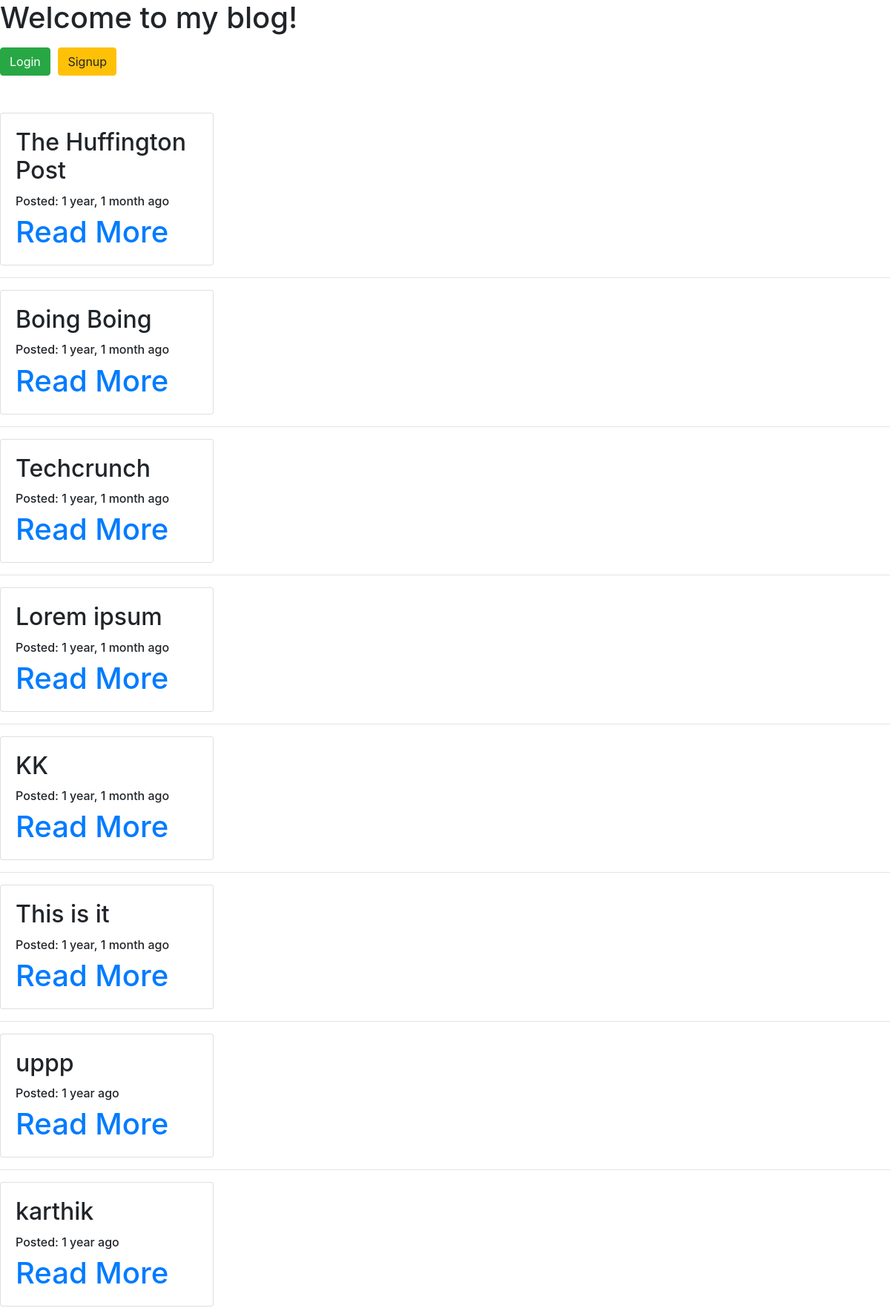
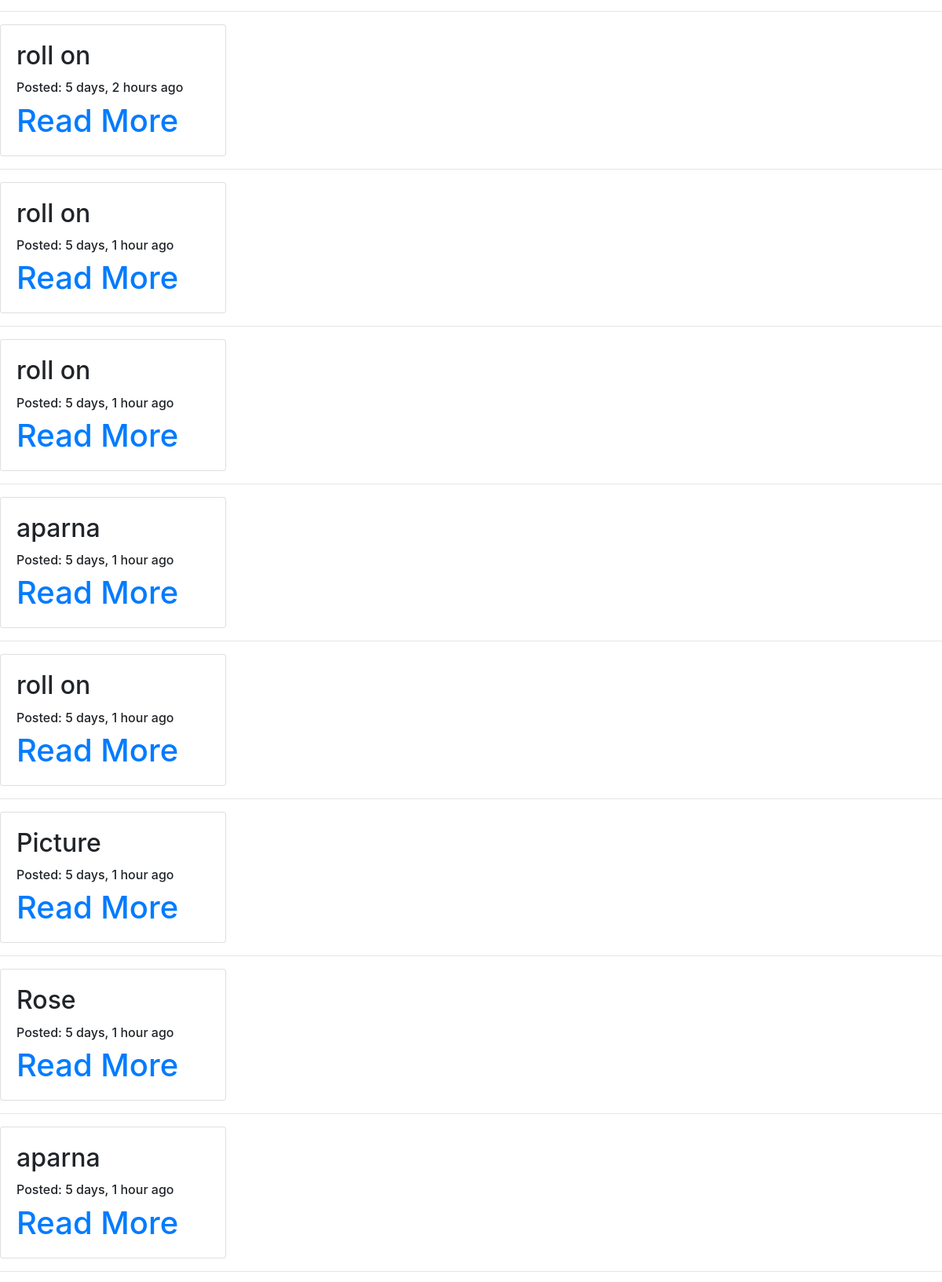
The page / (upper part) on the database its author committed (2 pictures, top to bottom).
### blog/models.py (models this page shows, shortened)
class Post(models.Model):
	title = models.CharField(max_length = 200)
	body = models.TextField()
	timestamp = models.DateTimeField(auto_now_add = True)
	cover = models.ImageField()

### blog/views.py (the view)
# urls.py: 2. Add a URL to urlpatterns:  path('', views.home, name='home')
def home(request):
	all_posts = Post.objects.all()
	return render(request, "home.html",{'all_posts': all_posts})

### blog/templates/home.html (shortened to what this page needs)
<!DOCTYPE html>
{% load static %}
<html>
	<head>
		<link rel="stylesheet" href="https://stackpath.bootstrapcdn.com/bootstrap/4.2.1/css/bootstrap.min.css">
	</head>
	<body>
		<h1>Welcome to my blog!<h1>
			{% if user.is_authenticated %}
				<a class="btn btn-md btn-primary" href="/create/">Create New Post</a>
				<a class="btn btn-md btn-default" href="/logout/">Logout</a>
			{% else %}
				<a class="btn btn-md btn-success" href="/login/">Login</a>
				<a class="btn btn-md btn-warning" href="/signup/">Signup</a>
			{% endif %}
		<br><br>
			{% for Post in all_posts %}
				<div class="card" style="width: 18rem;">
					<div class="card-body">
						<h2 class="card-title">{{Post.title}}</h2>
						<h6>Posted: {{Post.timestamp|timesince}} ago</h6>
						<a href="/post/{{Post.id}}/" class="card-link">Read More</a>
					</div>
				</div>
				<hr>
			{% endfor %}
	</body>
</html>

### rows shown on the page
Post: title "The Huffington Post", timestamp "1 year, 1 month"
Post: title "Boing Boing", timestamp "1 year, 1 month"
Post: title "Techcrunch", timestamp "1 year, 1 month"
Post: title "Lorem ipsum", timestamp "1 year, 1 month"
Post: title "KK", timestamp "1 year, 1 month"
Post: title "This is it", timestamp "1 year, 1 month"
Post: title "uppp", timestamp "1 year"
Post: title "karthik", timestamp "1 year"
Post: title "roll on", timestamp "5 days, 2 hours"
Post: title "roll on", timestamp "5 days, 1 hour"
Post: title "roll on", timestamp "5 days, 1 hour"
Post: title "aparna", timestamp "5 days, 1 hour"
Post: title "roll on", timestamp "5 days, 1 hour"
Post: title "Picture", timestamp "5 days, 1 hour"
Post: title "Rose", timestamp "5 days, 1 hour"
Post: title "aparna", timestamp "5 days, 1 hour"
